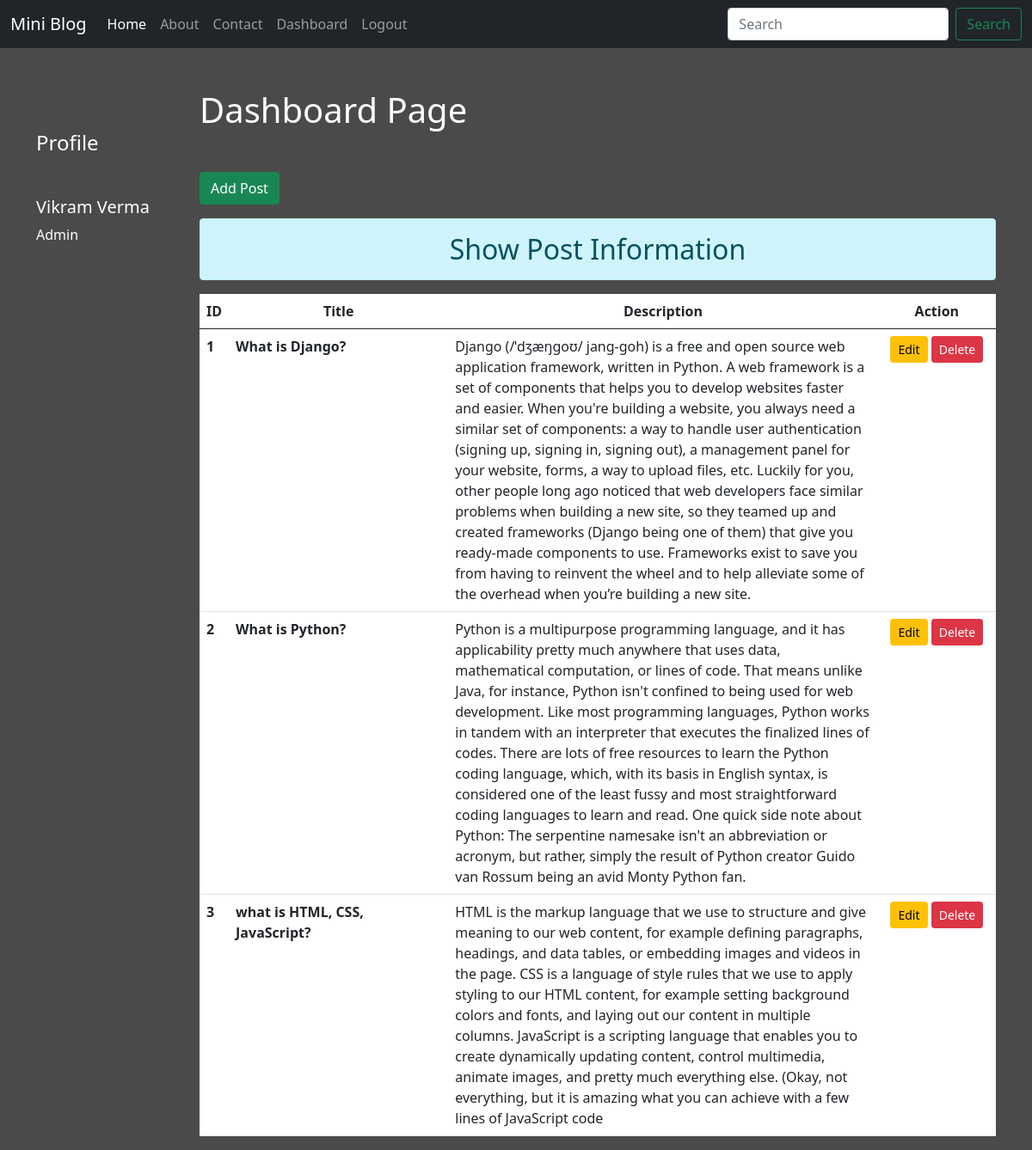
The page /dashboard/ (signed in) on the database its author committed.
### blog/models.py (models this page shows)
class post(models.Model):
    title = models.CharField(max_length=150)
    desc = models.TextField()

### blog/views.py (the view)
# urls.py: path('dashboard/', dashboard, name='dashboard'),
def dashboard(request):
    if request.user.is_authenticated:
        posts = post.objects.all()
        user = request.user
        full_name = user.get_full_name()
        gps = user.groups.all()
        context = {'posts':posts,'full_name':full_name, 'gps':gps }
        return render(request, "blog/dashboard.html",context)
    else:
        return redirect('login')

### blog/templates/blog/dashboard.html (shortened to what this page needs)
{% extends "blog/base.html" %}
{% load static %}
{% block side %}
<div class="col-sm-2 text-white my-5 text center">
    <h4 class="my-5">Profile</h4>
    <h5>{{full_name}}</h5>
    {% for group in gps %}
    <p>{{group.name}}</p>
    {% endfor %}
</div>
{% endblock side %}
{% block content %}
<div class="col-sm-10">
    <h1 class="text-white my-5">Dashboard Page</h1>
    <a href="{% url 'addpost' %}" class="btn btn-success">Add Post</a>
    <h2 class="text-center alert alert-info mt-3">Show Post Information</h2>
    {% if posts %}
    <table class="table table-hover bg-white">
    <thead>
    <tr class="text-center">
        <th scope="col" style="width:2%">ID</th>
        <th scope="col" style="width:28%">Title</th>
        <th scope="col" style="width:55%">Description</th>
        <th scope="col" style="width:15%">Action</th>
    </tr>
    </thead>
    <tbody>
    {% for post in posts %}
    <tr>
        <th scope="row">{{post.id}}</th>
        <td><b>{{post.title}}</b></td>
        <td>{{post.desc}}</td>
        <td class="text-center">
            <a href="{% url 'updatepost' post.id %}" class="btn btn-warning btn-sm">Edit</a>
            {% if perms.blog.delete_post %}
            <form action="{% url 'deletepost' post.id %}" method="post" class="d-inline"> {% csrf_token %}
                <input type="submit" class="btn btn-danger btn-sm" value="Delete">
            </form>
            {% endif %}
        </td>
    </tr>
    {% endfor %}
    </tbody>
    </table>
    {% else %}
    <h2 class="text-center alert alert-warning">No Records</h2>
    {% endif %}
    </div>
{% endblock content %}

### blog/templates/blog/base.html (shortened to what this page needs)
<!DOCTYPE html>
{% load static %}
<html lang="en">
<head>
    <link rel="stylesheet" href="{% static 'blog/css/bootstrap.css'%}">
    <link rel="stylesheet" href="{% static 'blog/css/style.css'%}">
</head>
<body>
<div class=" bg dark">
    {% include "blog/navbar.html" %}
</div>
<div class="container">
    <div class="row">
        {% block side %}
        {% endblock side %}
        {% block content %}
        {% endblock content %}
    </div>
</div>
</body>
</html>

### blog/templates/blog/navbar.html (shortened to what this page needs)
<nav class="navbar navbar-expand-lg navbar-dark bg-dark">
  <div class="container-fluid">
    <a class="navbar-brand" href="#">Mini Blog</a>
    <div class="collapse navbar-collapse" id="navbarSupportedContent">
      <ul class="navbar-nav me-auto mb-2 mb-lg-0">
        <li class="nav-item">
          <a class="nav-link active" aria-current="page" href="/">Home</a>
        </li>
          <li class="nav-item">
          <a class="nav-link" href="{% url 'about' %}">About</a>
          </li>
        <li class="nav-item">
          <a class="nav-link" href="{% url 'contact' %}">Contact</a>
        </li>
        {% if request.user.is_authenticated %}
          <li class="nav-item">
          <a class="nav-link" href="{% url 'dashboard' %}">Dashboard</a>
          </li>
          <li class="nav-item">
          <a class="nav-link" href="{% url 'logout' %}">Logout</a>
          </li>
        {% endif %}
      </ul>
      <form class="d-flex">
        <input class="form-control me-2" type="search" placeholder="Search" aria-label="Search">
        <button class="btn btn-outline-success" type="submit">Search</button>
      </form>
    </div>
  </div>
</nav>

### blog/static/blog/css/style.css (style rules this page uses)
body { background-color: rgb(75,74,74); color: antiquewhite; }

### rows shown on the page
post: id "1", title "What is Django?", desc "Django (/ˈdʒæŋɡoʊ/ jang-goh) is a free and open source web application framework, written in Python. A web framework is a set of components that helps you to develop websites faster and easier. When you're building a website, you always need a similar set of components: a way to handle user authentication (signing up, signing in, signing out), a management panel for your website, forms, a way to upload files, etc. Luckily for you, other people long ago noticed that web developers face similar problems when building a new site, so they teamed up and created frameworks (Django being one of them) that give you ready-made components to use. Frameworks exist to save you from having to reinvent…"
post: id "2", title "What is Python?", desc "Python is a multipurpose programming language, and it has applicability pretty much anywhere that uses data, mathematical computation, or lines of code. That means unlike Java, for instance, Python isn't confined to being used for web development. Like most programming languages, Python works in tandem with an interpreter that executes the finalized lines of codes. There are lots of free resources to learn the Python coding language, which, with its basis in English syntax, is considered one of the least fussy and most straightforward coding languages to learn and read. One quick side note about Python: The serpentine namesake isn't an abbreviation or acronym, but rather, simply the result…"
post: id "3", title "what is HTML, CSS, JavaScript?", desc "HTML is the markup language that we use to structure and give meaning to our web content, for example defining paragraphs, headings, and data tables, or embedding images and videos in the page. CSS is a language of style rules that we use to apply styling to our HTML content, for example setting background colors and fonts, and laying out our content in multiple columns. JavaScript is a scripting language that enables you to create dynamically updating content, control multimedia, animate images, and pretty much everything else. (Okay, not everything, but it is amazing what you can achieve with a few lines of JavaScript code"

### other values the page prints
{{ full_name }} "Vikram Verma"
{{ group.name }} "Admin"
